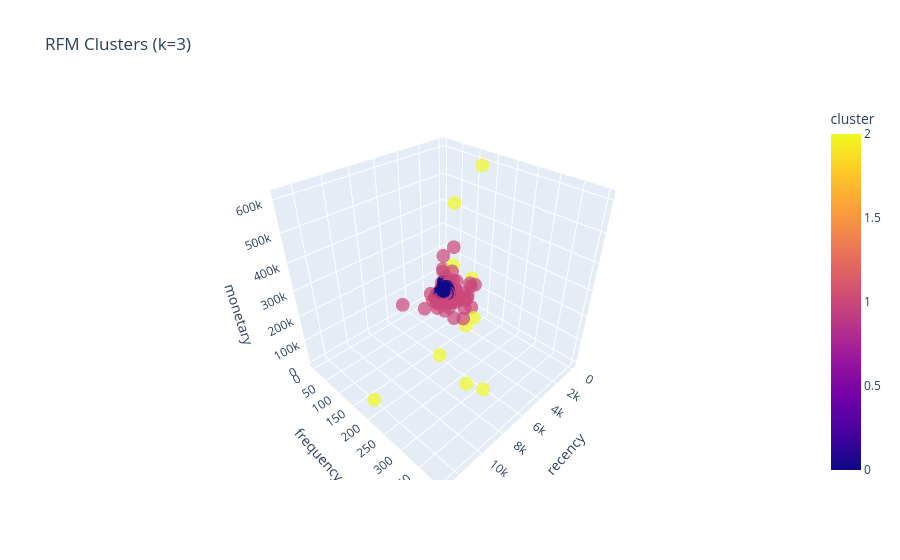

The notebook cell this image was saved under:
### Code cell
import plotly.express as px
fig = px.scatter_3d(
    rfm, x="recency", y="frequency", z="monetary",
    color="cluster", opacity=0.7,
    title=f"RFM Clusters (k={k_opt})"
)
fig.show()

### Figure 1 — Plotly figure (JSON) as saved in the notebook; plotly's stock layout.template omitted (floating-point values rounded to 4 significant figures; data arrays with more than 128 entries replaced by an {"elided": "..."} marker saying what was removed)
{"data": [{"hovertemplate": "recency=%{x}<br>frequency=%{y}<br>monetary=%{z}<br>cluster=%{marker.color}<extra></extra>", "legendgroup": "", "marker": {"color": {"elided": "5878 int values"}, "coloraxis": "coloraxis", "opacity": 0.7, "symbol": "circle"}, "mode": "markers", "name": "", "scene": "scene", "showlegend": false, "type": "scatter3d", "x": {"elided": "5878 int values"}, "y": {"elided": "5878 int values"}, "z": {"elided": "5878 float values"}}], "layout": {"coloraxis": {"colorbar": {"title": {"text": "cluster"}}, "colorscale": [[0, "#0d0887"], [0.1111, "#46039f"], [0.2222, "#7201a8"], [0.3333, "#9c179e"], [0.4444, "#bd3786"], [0.5556, "#d8576b"], [0.6667, "#ed7953"], [0.7778, "#fb9f3a"], [0.8889, "#fdca26"], [1, "#f0f921"]]}, "legend": {"tracegroupgap": 0}, "scene": {"domain": {"x": [0, 1], "y": [0, 1]}, "xaxis": {"title": {"text": "recency"}}, "yaxis": {"title": {"text": "frequency"}}, "zaxis": {"title": {"text": "monetary"}}}, "title": {"text": "RFM Clusters (k=3)"}}}
